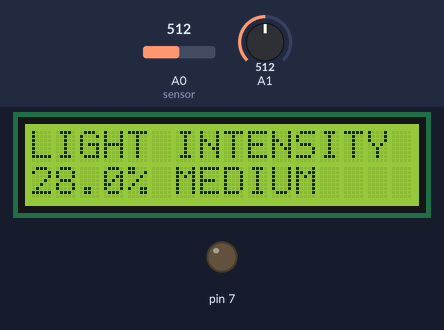
A sketch run on a simulated Arduino Uno, built with avr-gcc and run on an emulated ATmega328P. On the bench: 16×2 character LCD, output pins drawn as LEDs (lit = HIGH). The test bench sets the inputs (shaded band); at power-on: A1 = 512, A0 (sensor) = 512. Random numbers use the default seed unless the sketch sets one; pins used as bus, display or sensor lines are not drawn; what the sketch prints to the serial monitor is not drawn.

Above: at 1.2 s.
1.3 s: A1 set to 716
At 2.3 s:
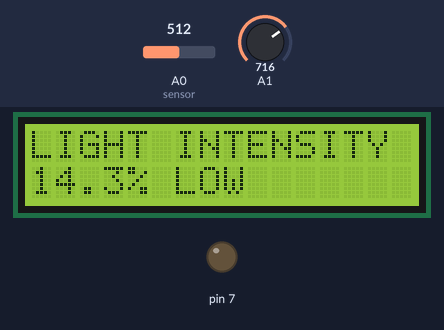
4.1 s: A1 set to 558
At 4.8 s:
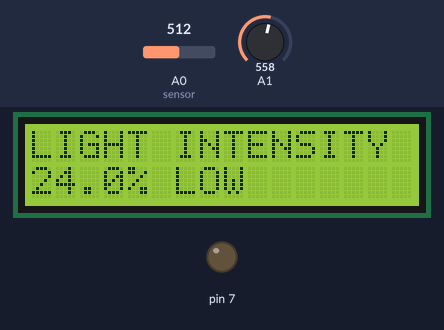
5.7 s: A1 set to 535
At 6.4 s:
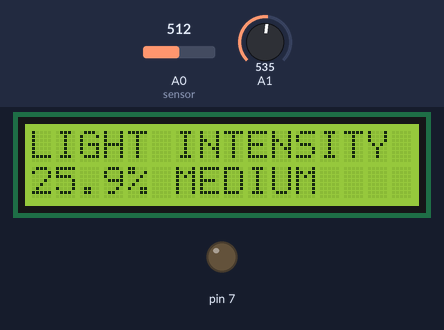
7.3 s: A0 (sensor) set to 638
9.8 s: A0 (sensor) set to 659
At 10.69 s:
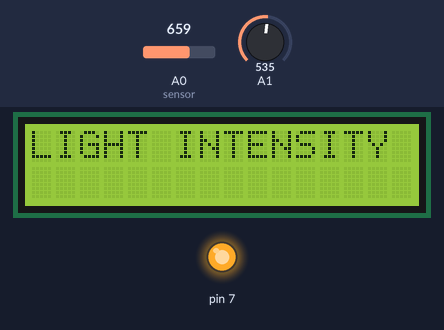
12.9 s: A1 set to 459
At 13.6 s:
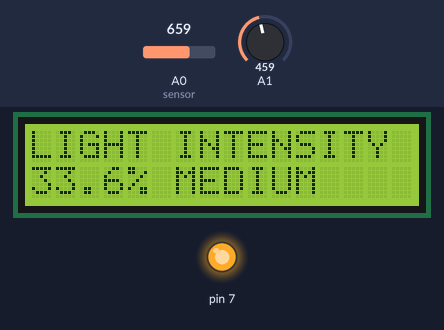
14.6 s: A1 set to 428
At 15.3 s:
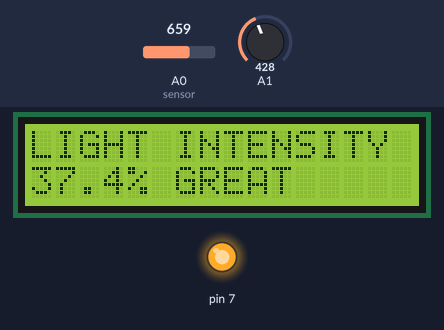
Timing chart, 0 to 17.6 s (numbered marks = the images above; inputs shaded):
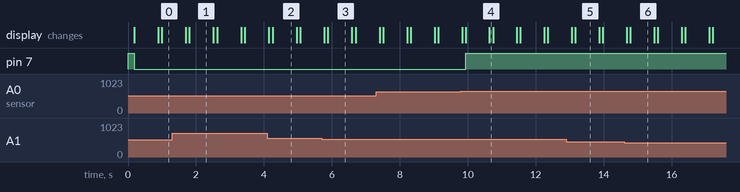

The sketch:

AutomatedIrrigationSystem.ino
```cpp
#include <LiquidCrystal.h>

unsigned long lastRandomTime = 0;
float randomOffset = 0.0;
float RLDR;
float Vout;
float lightValue;
const int rs = 12, en = 11, d4 = 5, d5 = 4, d6 = 3, d7 = 2;
LiquidCrystal lcd(rs, en, d4, d5, d6, d7);

int sensor=A0;
int soil;

void setup() {
  Serial.begin(9600);
  pinMode(6,INPUT); // pir sensor output pin connected
  pinMode(7,OUTPUT);
  pinMode(5,OUTPUT);
  digitalWrite(7,HIGH);
  Serial.println("Serial begin");
  lcd.begin(16, 2);
}

void loop() {
  // Light Intensity
  int sensorValue = analogRead(A1);
  Vout = (sensorValue * 0.0048828125);
  RLDR = (10000.0 * (6 - Vout))/Vout;
  lcd.clear();
  lcd.setCursor(0, 0);
  lcd.print("LIGHT INTENSITY : ");
  delay(100);
  lcd.setCursor(0, 1);
   if (millis() - lastRandomTime >= 10000) {
    // generate a new random value
    randomOffset = random(-5, 5) / 100.0;
    lastRandomTime = millis();
  }

  // calculate the light value with the random offset
  lightValue = (RLDR / 500) + randomOffset;
  lightValue = constrain(lightValue, 0, 100); // make sure the value is within 0-100%
  lcd.print(lightValue, 1);
  lcd.setCursor(4, 1);
  lcd.print("%");
  if (lightValue >= 0 && lightValue <= 25)
  {
    lcd.print(" LOW");
  }
  else if (lightValue > 25 && lightValue <= 35)
  {
    lcd.print(" MEDIUM ");
  }
  else
  {
    lcd.print(" GREAT");
  }

  // Soil Moisture
  soil = analogRead(sensor);
  Serial.println(String("Soil Val: ") + soil);
  soil=map(soil, 1023, 650, 0,100);
  Serial.println(String(" Value after mapped: ")+soil);
  if(soil>=120)
  {
    Serial.println("Sufficient water for the plant");
    digitalWrite(7, LOW);
    digitalWrite(5, HIGH);
  }
  else if(soil <= 100)
  {
    Serial.println("water level is low");
    digitalWrite(7, HIGH);
    digitalWrite(5, HIGH);
  }
  else
  {
    Serial.println("Moisture level is OK");
  }

  delay(700);
}
```

Measured:
- the behaviour switches between 547 and 546 on A1 (found by bisection; images 2 and 3)
- the behaviour switches between 646 and 647 on A0 (sensor) (found by bisection; images 3 and 4)
- the behaviour switches between 447 and 446 on A1 (found by bisection; images 5 and 6)
- after the input at 9.8 s, pin 7: LOW → HIGH after 0.13 s
- what the display in image 1 shows lasts 0.7 s, from 1.8 s to 2.5 s
